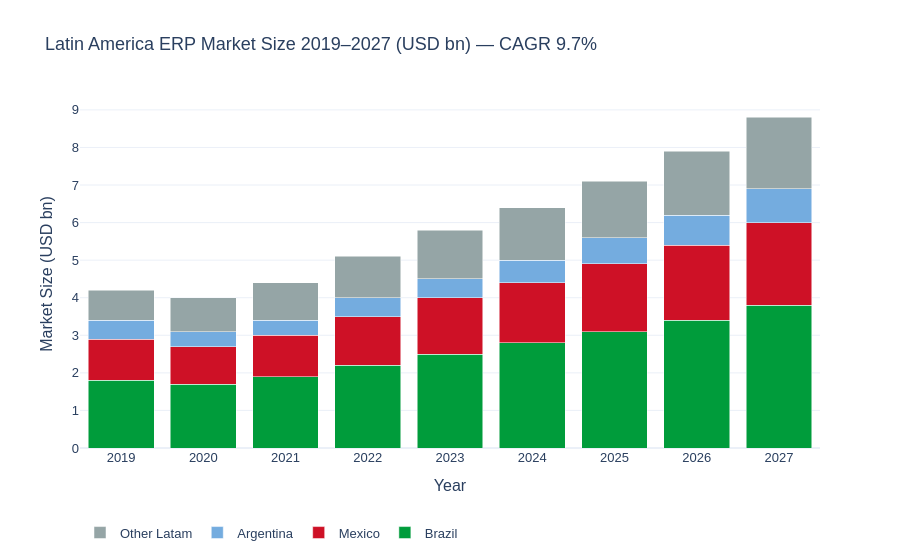

The code cell stored with this chart in its notebook:
### Code cell
fig = go.Figure()

fig.add_trace(go.Bar(x=erp_market["year"], y=erp_market["brazil"],
    name="Brazil", marker_color="#009C3B"))
fig.add_trace(go.Bar(x=erp_market["year"], y=erp_market["mexico"],
    name="Mexico", marker_color="#CE1126"))
fig.add_trace(go.Bar(x=erp_market["year"], y=erp_market["argentina"],
    name="Argentina", marker_color="#74ACDF"))
fig.add_trace(go.Bar(x=erp_market["year"], y=erp_market["other_latam"],
    name="Other Latam", marker_color="#95A5A6"))

fig.update_layout(
    title=f"Latin America ERP Market Size 2019–2027 (USD bn) — CAGR {total_cagr:.1f}%",
    barmode="stack",
    xaxis_title="Year",
    yaxis_title="Market Size (USD bn)",
    template="plotly_white",
    font=dict(family="Arial", size=13),
    legend=dict(orientation="h", y=-0.2)
)

fig.show()

### Figure 1 — Plotly figure (JSON) as saved in the notebook; plotly's stock layout.template omitted (floating-point values rounded to 4 significant figures)
{"data": [{"marker": {"color": "#009C3B"}, "name": "Brazil", "type": "bar", "x": [2019, 2020, 2021, 2022, 2023, 2024, 2025, 2026, 2027], "y": [1.8, 1.7, 1.9, 2.2, 2.5, 2.8, 3.1, 3.4, 3.8]}, {"marker": {"color": "#CE1126"}, "name": "Mexico", "type": "bar", "x": [2019, 2020, 2021, 2022, 2023, 2024, 2025, 2026, 2027], "y": [1.1, 1.0, 1.1, 1.3, 1.5, 1.6, 1.8, 2.0, 2.2]}, {"marker": {"color": "#74ACDF"}, "name": "Argentina", "type": "bar", "x": [2019, 2020, 2021, 2022, 2023, 2024, 2025, 2026, 2027], "y": [0.5, 0.4, 0.4, 0.5, 0.5, 0.6, 0.7, 0.8, 0.9]}, {"marker": {"color": "#95A5A6"}, "name": "Other Latam", "type": "bar", "x": [2019, 2020, 2021, 2022, 2023, 2024, 2025, 2026, 2027], "y": [0.8, 0.9, 1.0, 1.1, 1.3, 1.4, 1.5, 1.7, 1.9]}], "layout": {"barmode": "stack", "font": {"family": "Arial", "size": 13}, "legend": {"orientation": "h", "y": -0.2}, "title": {"text": "Latin America ERP Market Size 2019–2027 (USD bn) — CAGR 9.7%"}, "xaxis": {"title": {"text": "Year"}}, "yaxis": {"title": {"text": "Market Size (USD bn)"}}}}
